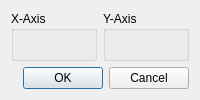
<?xml version="1.0" encoding="UTF-8"?>
<ui version="4.0">
 <class>Dialog</class>
 <widget class="QDialog" name="Dialog">
  <property name="windowTitle">
   <string>Dialog</string>
  </property>
  <property name="modal">
   <bool>true</bool>
  </property>
  <layout class="QVBoxLayout" name="verticalLayout_3">
   <item>
    <layout class="QHBoxLayout" name="horizontalLayout">
     <item>
      <widget class="QGroupBox" name="x_radio_group">
       <property name="title">
        <string>X-Axis</string>
       </property>
       <layout class="QVBoxLayout" name="verticalLayout"/>
      </widget>
     </item>
     <item>
      <widget class="QGroupBox" name="y_radio_group">
       <property name="title">
        <string>Y-Axis</string>
       </property>
       <layout class="QVBoxLayout" name="verticalLayout_2"/>
      </widget>
     </item>
    </layout>
   </item>
   <item>
    <widget class="QDialogButtonBox" name="buttonBox">
     <property name="orientation">
      <enum>Qt::Orientation::Horizontal</enum>
     </property>
     <property name="standardButtons">
      <set>QDialogButtonBox::StandardButton::Cancel|QDialogButtonBox::StandardButton::Ok</set>
     </property>
    </widget>
   </item>
  </layout>
 </widget>
 <resources/>
 <connections>
  <connection>
   <sender>buttonBox</sender>
   <signal>accepted()</signal>
   <receiver>Dialog</receiver>
   <slot>accept()</slot>
   <hints>
    <hint type="sourcelabel">
     <x>248</x>
     <y>254</y>
    </hint>
    <hint type="destinationlabel">
     <x>157</x>
     <y>274</y>
    </hint>
   </hints>
  </connection>
  <connection>
   <sender>buttonBox</sender>
   <signal>rejected()</signal>
   <receiver>Dialog</receiver>
   <slot>reject()</slot>
   <hints>
    <hint type="sourcelabel">
     <x>316</x>
     <y>260</y>
    </hint>
    <hint type="destinationlabel">
     <x>286</x>
     <y>274</y>
    </hint>
   </hints>
  </connection>
 </connections>
</ui>
